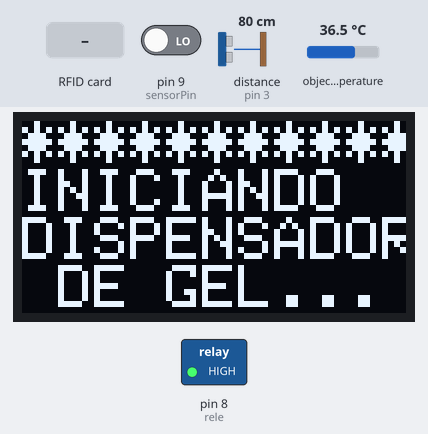
The sketch below on a simulated Arduino Uno, built with avr-gcc and run on an emulated ATmega328P. On the bench: 128×64 one-colour display, switched loads named in the sketch (green lamp = pin HIGH). Inputs (shaded band) come from the test bench; at power-on: object temperature 36.5 °C, pin 9 (sensorPin) LOW, distance to the obstacle (sensor on pin 3) 80 cm. The echo pulse lasts 58.3 µs per cm; the local clock reads 2024-03-15 10:24:30 at power-on unless the sketch sets it; storage starts empty; pins used as bus, display or sensor lines are not drawn.

Above: at 2.2 s.
2.3 s: RFID card 5E 7A 19 C4 held to the reader
At 3.0 s:
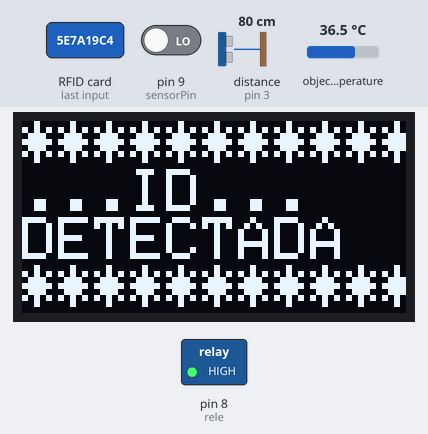
At 4.3 s:
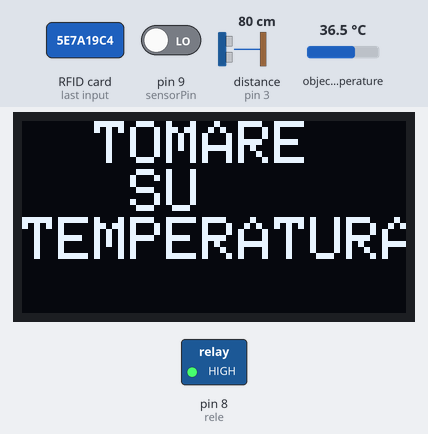
4.6 s: object temperature set to 20 °C
At 6.8 s:
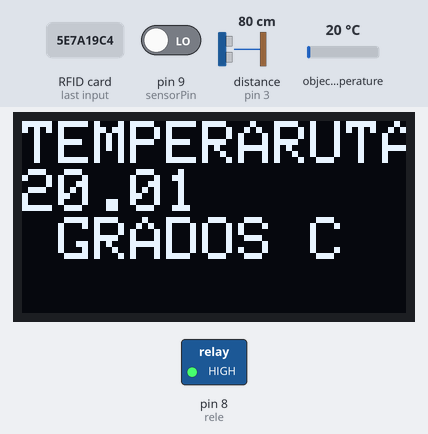
Timing chart, 0 to 8.3 s (numbered marks = the images above; inputs shaded):
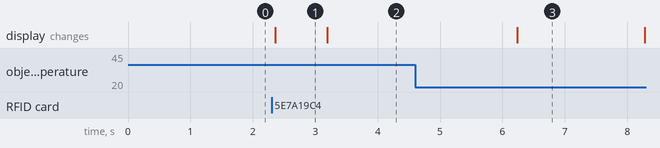

Measured:
- after the input at 2.3 s, the display: changes after 0.06 s (image 1)
- what the display in image 1 shows lasts 0.8 s, from 2.4 s to 3.2 s

The sketch:

Codigo.ino
```cpp
#include <Wire.h>
#include <PN532_I2C.h>
#include <PN532.h>
#include <NfcAdapter.h>
PN532_I2C pn532i2c(Wire);
PN532 nfc(pn532i2c);
#include "SSD1306Ascii.h"
#include "SSD1306AsciiAvrI2c.h"
#include "SSD1306AsciiWire.h"

#include "Adafruit_MLX90614.h"
#include <SD.h>
#include <SPI.h>
#include "RTClib.h"

RTC_DS1307 RTC;
Adafruit_MLX90614 mlx = Adafruit_MLX90614();  ///////////////
#define I2C_ADDRESS 0x3C
#define RST_PIN -1
SSD1306AsciiWire oled;
int i = 0;
const int sensorPin = 9;               //Pin digital 15 Modulo TACTIL
const int rele = 8;                     //Pin digital 2 para RELEVADOR
const int Trigger = 2;                  //Pin digital 2 para el Trigger del sensor
const int Echo = 3;                     //Pin digital 3 para el Echo del sensor
const int chipSelect = 10;              //Pin del CS del modulo SD
String ano;
String dia;
String mes;
String horas;
String minutos;
String segundos;
String Fecha;
String Hora;
String Bitacora;
String Nombrearchivo;
String Imprimir;
String Imprimir1;
void setup(void) {
  Wire.begin();
  oled.begin(&Adafruit128x64, I2C_ADDRESS, RST_PIN);
  nfc.begin();
  mlx.begin();
  RTC.begin();
  SD.begin(chipSelect);
  pinMode(sensorPin, INPUT);
  pinMode(rele, OUTPUT);
  pinMode(Trigger, OUTPUT);             //pin como salida TRIG
  pinMode(Echo, INPUT);                 //pin como entrada ECHO
  digitalWrite(Trigger, LOW);           //Inicializamos el pin con 0

  nfc.setPassiveActivationRetries(0xFF);
  nfc.SAMConfig();
  oled.setFont(Adafruit5x7);
  digitalWrite(rele, HIGH); //Mantener el rele apagado desde su inicio
  oled.clear();
  oled.set2X();
  oled.println("***********");
  oled.println("INICIANDO \nDISPENSADOR \n DE GEL...");
  oled.println("");
  delay(1000);
}

void loop(void) {
  boolean success;
  uint8_t uid[] = { 0, 0, 0, 0, 0, 0, 0 };
  uint8_t uidLength;
  success = nfc.readPassiveTargetID(PN532_MIFARE_ISO14443A, &uid[0], &uidLength);
  DateTime now = RTC.now();
  ano = now.year();
  mes = now.month();
  dia = now.day();
  horas = now.hour();
  minutos = now.minute();
  segundos = now.second();
  Fecha = ano + "/" + mes + "/" + dia;
  Hora = horas + ":" + minutos + ":" + segundos;
  Nombrearchivo = ano + mes + dia + ".txt";

  if (success) {
    String hex_value = "";
    for (uint8_t i = 0; i < uidLength; i++)
    {
      hex_value += (String)uid[i];
    }
    oled.clear();
    oled.set2X();
    oled.println("***********");
    oled.println("...ID...");
    oled.println("DETECTADA");
    oled.println("***********");
    delay(800);
    oled.clear();
    oled.set2X();
    oled.println("  TOMARE \n   SU\nTEMPERATURA");
    delay(3000);
    oled.clear();
    oled.print("TEMPERARUTA:\n");
    oled.print(    mlx.readObjectTempC());  //////////////
    //oled.println("    30");
    oled.println("\n GRADOS C");
    delay(2000);
    oled.clear();
    oled.println("***********");
    oled.println("   GEL?");
    oled.println("COLOQUE SU\n  MANO");
    //oled.println("***********");
    delay(3000);
    int estado = digitalRead(sensorPin);
    long t;                                  //tiempo que demora en llegar el eco
    long d;                                  //distancia en centimetros
    long x;
    digitalWrite(Trigger, HIGH);
    delayMicroseconds(10);                   //Enviamos un pulso de 10us
    digitalWrite(Trigger, LOW);
    t = pulseIn(Echo, HIGH);                //obtenemos el ancho del pulso
    d = t / 59;
    x = d;

    if (estado == HIGH && x <= 10) {
      oled.clear();
      oled.set2X();
      oled.println("***********");
      oled.println("DESPACHANDO\n  GEL\n   :) ");
      digitalWrite(rele, LOW);       //Activa relevador para despachar el gel
      delay(3000);                     //Tiempo de activación
      digitalWrite(rele, HIGH);        //Descativa relevador para despachar el gel
      delay(200);
      Imprimir1 = Fecha + " " + Hora + " " + "UID" + hex_value + "Temperatura: " + mlx.readObjectTempC() + ""  + " GEL: " + " SI"; /////
      File dataFile = SD.open(Nombrearchivo, FILE_WRITE);

      if (dataFile) {
        dataFile.println(Imprimir1);
        dataFile.close();
        oled.clear();
        oled.set2X();
        oled.println("***********");
        oled.println("  ADIOS .... ");
        oled.println("***********");
      }
      else {
        /*
        oled.clear();
        oled.set2X();
        oled.println("   ERROR \n    DE\n REGISTRO\n    :(");
        delay(2000);
        */
        oled.clear();
        oled.println("***********");
        oled.println("  ADIOS .... ");
        oled.println("***********");
        delay(1000);

      }
    }
    else {
      oled.clear();
      oled.set2X();
      oled.println("***********");
      oled.println("  NO QUISO\n  GEL :( ");
      oled.println("***********");
      delay(3000);
      oled.clear();
      oled.set2X();
      oled.println("***********");
      oled.println("  ADIOS .... ");
      oled.println("***********");
      delay(3000);
      File dataFile = SD.open(Nombrearchivo, FILE_WRITE);
      Imprimir = Fecha + " " + Hora + " " + "UID" + hex_value + "Temperatura: " + mlx.readObjectTempC()  + "GEL: " + "NO";    //

      if (dataFile) {
        dataFile.println(Imprimir);
        dataFile.close();

      }
      else {
        /*
        oled.clear();
        oled.set2X();
        oled.println("   ERROR \n    DE\n REGISTRO\n    :(");
        delay(2000);
        */
        oled.clear();
        oled.println("***********");
        oled.println("  ADIOS .... ");
        oled.println("***********");
        delay(1000);
      }
    }
    delay(500);
  }
  else {
    digitalWrite(rele, HIGH);
    oled.clear();
    oled.set2X();
    oled.println("***********");
    oled.println("ACERQUE SU \nCREDENCIAL");
    oled.println("***********");
    oled.set2X();
    delay(500);


  }
}
```
